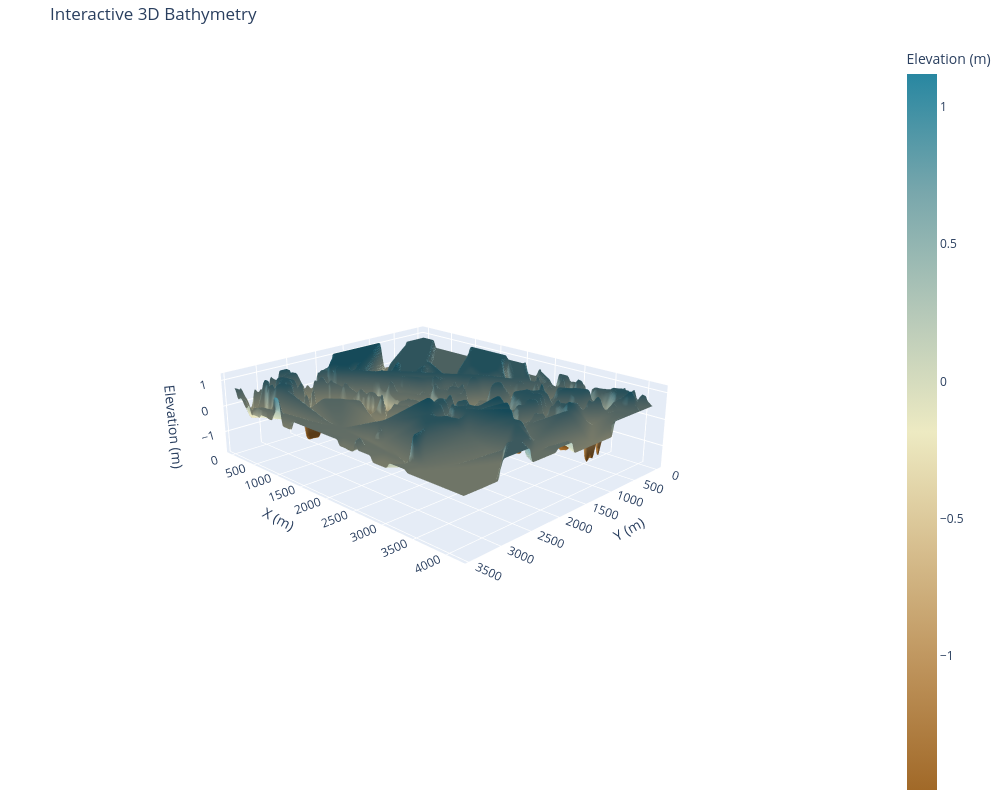

This figure's notebook cell:
### Code cell
# Visualizaciones — Método 1 (diccionario de píxeles)
start = (139, 310)   # flats Misiego (SW) - transecto de campo
end   = (95, 355)    # Observatorio de aves de Misiego (NE)

notebook_compat.plot_bathymetry(
    elevation=result_pixels.elevation,
    confidence=result_pixels.confidence,
    hillshade=result_pixels.hillshade,
    contour_interval=0.25,
    title="Bathymetry — pixel dictionary",
)
notebook_compat.plot_bathymetry_uncertainty(
    confidence=result_pixels.confidence,
    mask=result_pixels.mask,
    elevation=result_pixels.elevation,
)
notebook_compat.plot_bathymetry_profile(
    elevation=result_pixels.elevation,
    mask=result_pixels.mask,
    start=start, end=end, pixel_size=10.0,
)
notebook_compat.plot_bathymetry_3d(
    elevation=result_pixels.elevation,
    mask=result_pixels.mask,
    confidence=result_pixels.confidence,
)

### Figure 1 — Plotly figure (JSON) as saved in the notebook; plotly's stock layout.template omitted (floating-point values rounded to 4 significant figures; data arrays with more than 128 entries replaced by an {"elided": "..."} marker saying what was removed)
{"data": [{"cmax": 1.12, "cmin": -1.489, "colorbar": {"title": {"text": "Elevation (m)"}}, "colorscale": [[0, "rgb(161, 105, 40)"], [0.1667, "rgb(189, 146, 90)"], [0.3333, "rgb(214, 189, 141)"], [0.5, "rgb(237, 234, 194)"], [0.6667, "rgb(181, 200, 184)"], [0.8333, "rgb(121, 167, 172)"], [1, "rgb(40, 135, 161)"]], "connectgaps": false, "hidesurface": false, "lighting": {"ambient": 0.55, "diffuse": 0.85, "fresnel": 0.1, "roughness": 0.5, "specular": 0.15}, "lightposition": {"x": 1000, "y": -1000, "z": 1500}, "surfacecolor": {"elided": "173x208 float values"}, "type": "surface", "x": {"elided": "173x208 float values"}, "y": {"elided": "173x208 float values"}, "z": {"elided": "173x208 float values"}}], "layout": {"height": 800, "margin": {"b": 0, "l": 0, "r": 0, "t": 40}, "scene": {"aspectmode": "manual", "aspectratio": {"x": 1, "y": 0.8317, "z": 0.25}, "camera": {"eye": {"x": 1.8, "y": -1.8, "z": 0.9}}, "xaxis": {"title": {"text": "X (m)"}}, "yaxis": {"autorange": "reversed", "title": {"text": "Y (m)"}}, "zaxis": {"nticks": 6, "title": {"text": "Elevation (m)"}}}, "title": {"text": "Interactive 3D Bathymetry"}, "width": 1000}}
